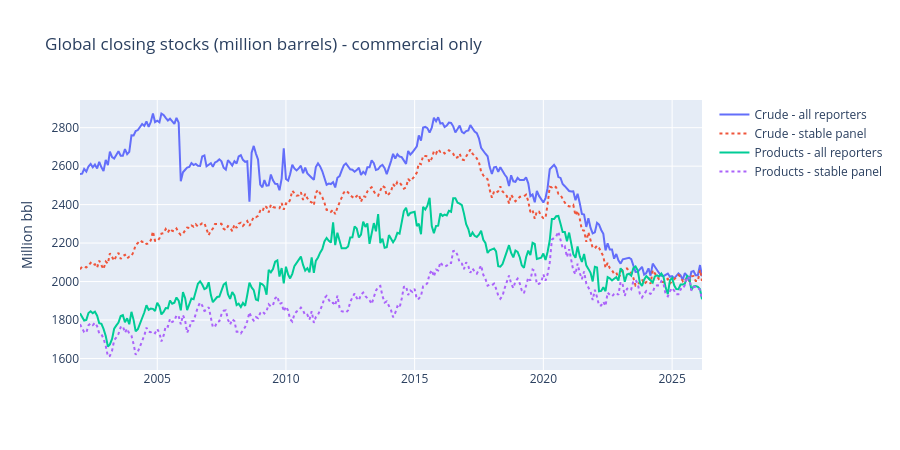

The notebook cell this image was saved under:
### Markdown cell above
### 5.3 Global inventories (closing stock levels)

### Code cell
"""Crude (primary) and product (secondary) closing stock levels in million barrels.

JODI reports commercial stocks; strategic petroleum reserves are excluded.
"""

crude_all     = aggregate_global(df_pri, "CRUDEOIL", "CLOSTLV", "KBBL", panel="all")
crude_stable  = aggregate_global(df_pri, "CRUDEOIL", "CLOSTLV", "KBBL", panel="stable")
prods_all     = aggregate_global(df_sec, "TOTPRODS", "CLOSTLV", "KBBL", panel="all")
prods_stable  = aggregate_global(df_sec, "TOTPRODS", "CLOSTLV", "KBBL", panel="stable")

fig = go.Figure()
for label, df, dash in [
    ("Crude - all reporters",     crude_all,    "solid"),
    ("Crude - stable panel",      crude_stable, "dot"),
    ("Products - all reporters",  prods_all,    "solid"),
    ("Products - stable panel",   prods_stable, "dot"),
]:
    fig.add_trace(go.Scatter(
        x=df["date"], y=df["obs_value"] / 1000,
        name=label, mode="lines",
        line=dict(dash=dash),
    ))
fig.update_layout(
    title="Global closing stocks (million barrels) - commercial only",
    yaxis_title="Million bbl",
    height=450, hovermode="x unified",
)
fig.show()

### Figure 1 — Plotly figure (JSON) as saved in the notebook; plotly's stock layout.template omitted (floating-point values rounded to 4 significant figures; data arrays with more than 128 entries replaced by an {"elided": "..."} marker saying what was removed)
{"data": [{"line": {"dash": "solid"}, "mode": "lines", "name": "Crude - all reporters", "type": "scatter", "x": {"elided": "291 str values"}, "y": {"elided": "291 float values"}}, {"line": {"dash": "dot"}, "mode": "lines", "name": "Crude - stable panel", "type": "scatter", "x": {"elided": "291 str values"}, "y": {"elided": "291 float values"}}, {"line": {"dash": "solid"}, "mode": "lines", "name": "Products - all reporters", "type": "scatter", "x": {"elided": "291 str values"}, "y": {"elided": "291 float values"}}, {"line": {"dash": "dot"}, "mode": "lines", "name": "Products - stable panel", "type": "scatter", "x": {"elided": "291 str values"}, "y": {"elided": "291 float values"}}], "layout": {"height": 450, "hovermode": "x unified", "title": {"text": "Global closing stocks (million barrels) - commercial only"}, "yaxis": {"title": {"text": "Million bbl"}}}}
